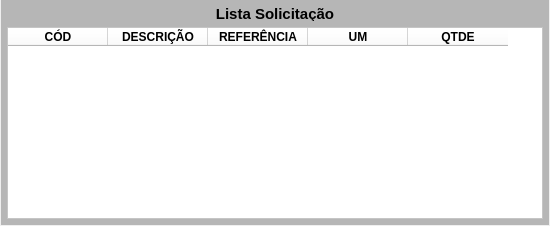
        <widget class="QWidget" name="widget_4" native="true">
         <property name="minimumSize">
          <size>
           <width>550</width>
           <height>0</height>
          </size>
         </property>
         <property name="maximumSize">
          <size>
           <width>16777215</width>
           <height>16777215</height>
          </size>
         </property>
         <property name="styleSheet">
          <string notr="true"/>
         </property>
         <layout class="QVBoxLayout" name="verticalLayout_3">
          <property name="spacing">
           <number>5</number>
          </property>
          <property name="leftMargin">
           <number>1</number>
          </property>
          <property name="topMargin">
           <number>0</number>
          </property>
          <property name="rightMargin">
           <number>1</number>
          </property>
          <property name="bottomMargin">
           <number>1</number>
          </property>
          <item>
           <widget class="QWidget" name="widget_Cor7" native="true">
            <property name="styleSheet">
             <string notr="true">background-color: rgb(182, 182, 182);</string>
            </property>
            <layout class="QVBoxLayout" name="verticalLayout_9">
             <property name="spacing">
              <number>6</number>
             </property>
             <property name="leftMargin">
              <number>6</number>
             </property>
             <property name="topMargin">
              <number>6</number>
             </property>
             <property name="rightMargin">
              <number>6</number>
             </property>
             <property name="bottomMargin">
              <number>6</number>
             </property>
             <item>
              <widget class="QLabel" name="label_8">
               <property name="minimumSize">
                <size>
                 <width>0</width>
                 <height>15</height>
                </size>
               </property>
               <property name="maximumSize">
                <size>
                 <width>16777215</width>
                 <height>15</height>
                </size>
               </property>
               <property name="font">
                <font>
                 <pointsize>11</pointsize>
                 <weight>75</weight>
                 <bold>true</bold>
                </font>
               </property>
               <property name="text">
                <string>Lista Solicitação</string>
               </property>
               <property name="alignment">
                <set>Qt::AlignCenter</set>
               </property>
              </widget>
             </item>
             <item>
              <widget class="QTableWidget" name="table_Solicitacao">
               <property name="sizePolicy">
                <sizepolicy hsizetype="Preferred" vsizetype="Preferred">
                 <horstretch>0</horstretch>
                 <verstretch>0</verstretch>
                </sizepolicy>
               </property>
               <property name="font">
                <font>
                 <pointsize>8</pointsize>
                </font>
               </property>
               <property name="styleSheet">
                <string notr="true">background-color: rgb(255, 255, 255);</string>
               </property>
               <column>
                <property name="text">
                 <string>CÓD</string>
                </property>
                <property name="font">
                 <font>
                  <weight>75</weight>
                  <bold>true</bold>
                 </font>
                </property>
               </column>
               <column>
                <property name="text">
                 <string>DESCRIÇÃO</string>
                </property>
                <property name="font">
                 <font>
                  <weight>75</weight>
                  <bold>true</bold>
                 </font>
                </property>
               </column>
               <column>
                <property name="text">
                 <string>REFERÊNCIA</string>
                </property>
                <property name="font">
                 <font>
                  <weight>75</weight>
                  <bold>true</bold>
                 </font>
                </property>
               </column>
               <column>
                <property name="text">
                 <string>UM</string>
                </property>
                <property name="font">
                 <font>
                  <weight>75</weight>
                  <bold>true</bold>
                 </font>
                </property>
               </column>
               <column>
                <property name="text">
                 <string>QTDE</string>
                </property>
                <property name="font">
                 <font>
                  <weight>75</weight>
                  <bold>true</bold>
                 </font>
                </property>
               </column>
              </widget>
             </item>
            </layout>
           </widget>
          </item>
         </layout>
        </widget>
